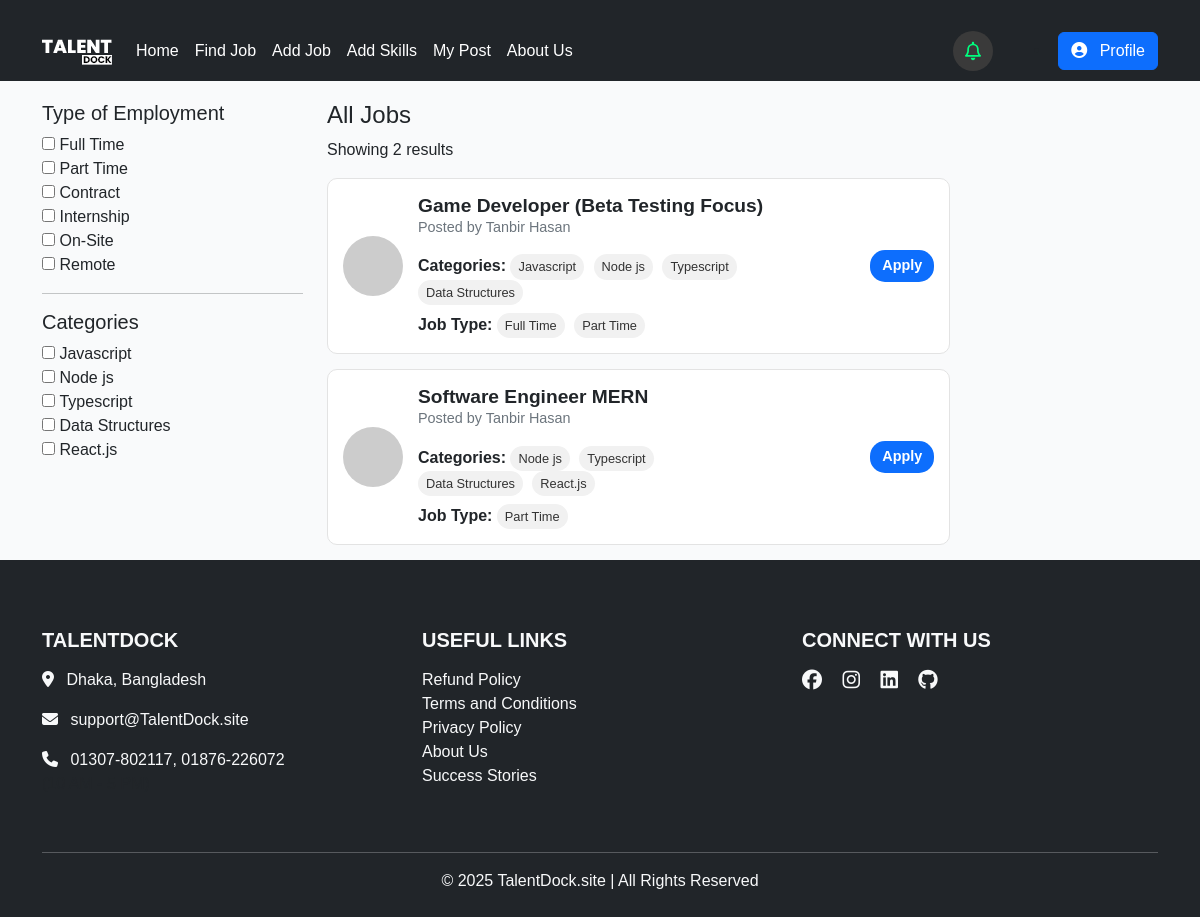
The app's page /find-job (signed in) with its own data.
### Categories/models.py (models this page shows, shortened)
class Categories(models.Model):
    name = models.CharField(max_length=100)
    slug = models.SlugField(max_length=100, unique=True,null = True,blank=True)

### jobPost/models.py (models this page shows, shortened)
class JobPost(models.Model):
    JOB_TYPES = [
        ('Full Time', 'Full Time'),
        ('Part Time', 'Part Time'),
        ('Contract', 'Contract'),
        ('Internship', 'Internship'),
        ('On-Site', 'On-Site'),
        ('Remote', 'Remote'),
    ]
    STATUS_CHOICES = [
        ('Find', 'Find'),
        ('Not-Find', 'Not-Find'),
    ]
    title = models.CharField(max_length=200)
    job_type = MultiSelectField(choices=JOB_TYPES)
    Required_Technical_Skills = models.ManyToManyField(Categories)
    description = models.TextField()
    posted_on = models.DateTimeField(auto_now_add=True)
    author = models.ForeignKey(User, on_delete=models.CASCADE)
    status = models.CharField(max_length=10, choices=STATUS_CHOICES, default='Not-Find')

### skill_match_and_collaboration_platform/views.py (the view)
# urls.py: path('find-job', views.find_job, name='find_job'),
def find_job(request):
    jobs = JobPost.objects.all()
    categories = Categories.objects.all()
    job_types = dict(JobPost.JOB_TYPES)
    return render(request, 'findjob.html', {'data': jobs, 'categories': categories, 'job_types': job_types})

### templates/findjob.html (shortened to what this page needs)
{% extends 'base.html' %}
{% block content %}
<div class="container">
    <div class="row">
        <div class="col-md-3">
            {% include 'filters.html' %}
        </div>
        <div class="col-md-9">
            <div id="filteredJobs">
                {% include 'ajax/job-list.html' with data=data %}
            </div>
        </div>
{% endblock %}

### templates/filters.html
<div class="filters">
    <h5>Type of Employment</h5>
    {% for key, value in job_types.items %}
    <div>
        <input class="filter-checkbox" data-filter="job_type" value="{{ key }}" type="checkbox" />
        <label>{{ value }}</label>
    </div>
    {% endfor %}
</div>
<hr>
<div class="categories">
    <h5>Categories</h5>
    {% for cat in categories %}
    <div>
        <input class="filter-checkbox" data-filter="category" value="{{ cat.id }}" type="checkbox" />
        <label>{{ cat.name }}</label>
    </div>
    {% endfor %}
</div>

### templates/ajax/job-list.html
<div class="col-md-9">
    <h4>All Jobs</h4>
    <p>Showing {{ data.count }} results</p>
    {% for job in data %}
    <div class="job-card">
      <div class="job-info">
        <div class="job-logo">
          <img src="https://via.placeholder.com/60" alt="Company Logo">
        </div>
        <div class="job-details">
          <a href="{% url 'job_detail' job.id %}" class="text-decoration-none">
            <h5 class="job-title text-dark">{{ job.title }}</h5>
          </a>
          <p class="job-meta">Posted by {{ job.author.first_name }} {{ job.author.last_name }}</p>
          <div class="categories tags">
            <strong>Categories:</strong>
            {% for category in job.Required_Technical_Skills.all %}
            <span class="category">{{ category.name }}</span>
            {% empty %}
            <span>No categories assigned</span>
            {% endfor %}
          </div>
          <div class="tags">
            <strong>Job Type:</strong>
            {% for type in job.job_type %}
            <span class="{{ type|lower }}">{{ type }}</span>
            {% empty %}
            <span>No job types assigned</span>
            {% endfor %}
          </div>
        </div>
      </div>
      {% if user.is_authenticated %}
       {% if job.author.username != user.username %}
       {% if job.status == 'Not-Find' %}
      <a href="{% url 'apply_job' job.id %}" type="button" class="status-button btn btn-primary" >
        Apply
      </a>
      {% else %}
      <a href="{% url 'apply_job' job.id %}" type="button" class="status-button btn btn-danger disabled" >
        Closed
      </a>
      {% endif %}
      {% endif %}
      {% else %}
      <a href="{% url 'signup'%}" type="button" class="status-button btn btn-primary" >
        Apply
      </a>
      {% endif %}
    </div>
    {% empty %}
<p>No jobs found matching your criteria.</p>
    {% endfor %}
  </div>
</div>
</div>

### templates/style.css (style rules this page uses)
body { font-family: Arial, sans-serif; background-color: #f9fafb; margin: 0; padding: 0; }
.container { margin-top: 20px; }
.job-card { display: flex; justify-content: space-between; align-items: center; background: #fff; padding: 15px; border: 1px solid #e3e3e3; border-radius: 10px; margin-bottom: 15px; transition: box-shadow 0.2s ease-in-out; }
.job-info { display: flex; align-items: center; }
.job-logo img { width: 60px; height: 60px; border-radius: 50%; margin-right: 15px; }
.job-details { max-width: 70%; }
.job-title { font-size: 1.2rem; font-weight: 600; margin: 0; }
.job-meta { font-size: 0.9rem; color: #6c757d; }
.tags { margin-top: 8px; }
.tags span { font-size: 0.8rem; display: inline-block; background: #f1f1f1; color: #333; padding: 3px 8px; margin-right: 5px; border-radius: 15px; }
.status-button { font-size: 0.9rem; font-weight: bold; padding: 5px 12px; border: none; border-radius: 15px; cursor: default; }

### templates/base.html (style rules this page uses)
body { font-family: Arial, sans-serif; background-color: #f9fafb; margin: 0; padding: 0; }
.container { margin-top: 20px; }
.job-card { display: flex; justify-content: space-between; align-items: center; background: #fff; padding: 15px; border: 1px solid #e3e3e3; border-radius: 10px; margin-bottom: 15px; transition: box-shadow 0.2s ease-in-out; }
.job-info { display: flex; align-items: center; }
.job-logo img { width: 60px; height: 60px; border-radius: 50%; margin-right: 15px; }
.job-details { max-width: 70%; }
.job-title { font-size: 1.2rem; font-weight: 600; margin: 0; }
.job-meta { font-size: 0.9rem; color: #6c757d; }
.tags { margin-top: 8px; }
.tags span { font-size: 0.8rem; display: inline-block; background: #f1f1f1; color: #333; padding: 3px 8px; margin-right: 5px; border-radius: 15px; }
.status-button { font-size: 0.9rem; font-weight: bold; padding: 5px 12px; border: none; border-radius: 15px; cursor: default; }

### records on screen
Categories: name "Javascript"
Categories: name "Node js"
Categories: name "Typescript"
Categories: name "Data Structures"
Categories: name "React.js"
JobPost: title "Game Developer (Beta Testing Focus)", author.first_name "Tanbir", author.last_name "Hasan", job_type "Full Time" "Part Time", status "Apply"
JobPost: title "Software Engineer MERN", author.first_name "Tanbir", author.last_name "Hasan", job_type "Part Time", status "Apply"

### other values on screen
{{ value }} "Full Time" "Part Time" "Contract" "Internship" "On-Site" "Remote"
{{ data.count }} "2"
